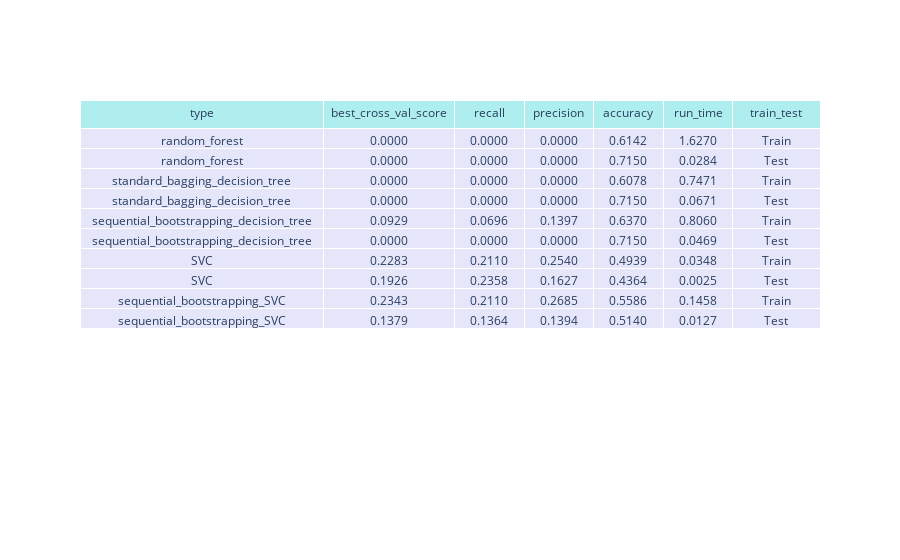

Source (notebook cell):
### Code cell
import plotly.graph_objects as go

model_metrics_tbl = model_metrics_df.drop(['symbol', 'best_model', 'performed_on'], axis=1)

fig = go.Figure(data=[go.Table(
    columnwidth = [280,150,80,80,80,80,100],
    header=dict(values=list(model_metrics_tbl.columns),
                fill_color='paleturquoise',
                align='center'),
    cells=dict(values=model_metrics_tbl.transpose().values.tolist(),
               fill_color='lavender',
               align='center',
               format=['', '.4f', '.4f','.4f','.4f','.4f','','','']
               )),
])              

fig.show()

### Figure 1 — Plotly figure (JSON) as saved in the notebook; plotly's stock layout.template omitted (floating-point values rounded to 4 significant figures)
{"data": [{"cells": {"align": "center", "fill": {"color": "lavender"}, "format": ["", ".4f", ".4f", ".4f", ".4f", ".4f", "", "", ""], "values": [["random_forest", "random_forest", "standard_bagging_decision_tree", "standard_bagging_decision_tree", "sequential_bootstrapping_decision_tree", "sequential_bootstrapping_decision_tree", "SVC", "SVC", "sequential_bootstrapping_SVC", "sequential_bootstrapping_SVC"], [0, 0, 0, 0, 0.09292, 0, 0.2283, 0.1926, 0.2343, 0.1379], [0, 0, 0, 0, 0.06961, 0, 0.211, 0.2358, 0.211, 0.1364], [0, 0, 0, 0, 0.1397, 0, 0.254, 0.1627, 0.2685, 0.1394], [0.6142, 0.715, 0.6078, 0.715, 0.637, 0.715, 0.4939, 0.4364, 0.5586, 0.514], [1.627, 0.02837, 0.7471, 0.06711, 0.806, 0.04695, 0.03484, 0.002505, 0.1458, 0.01273], ["Train", "Test", "Train", "Test", "Train", "Test", "Train", "Test", "Train", "Test"]]}, "columnwidth": [280, 150, 80, 80, 80, 80, 100], "header": {"align": "center", "fill": {"color": "paleturquoise"}, "values": ["type", "best_cross_val_score", "recall", "precision", "accuracy", "run_time", "train_test"]}, "type": "table"}], "layout": {}}
